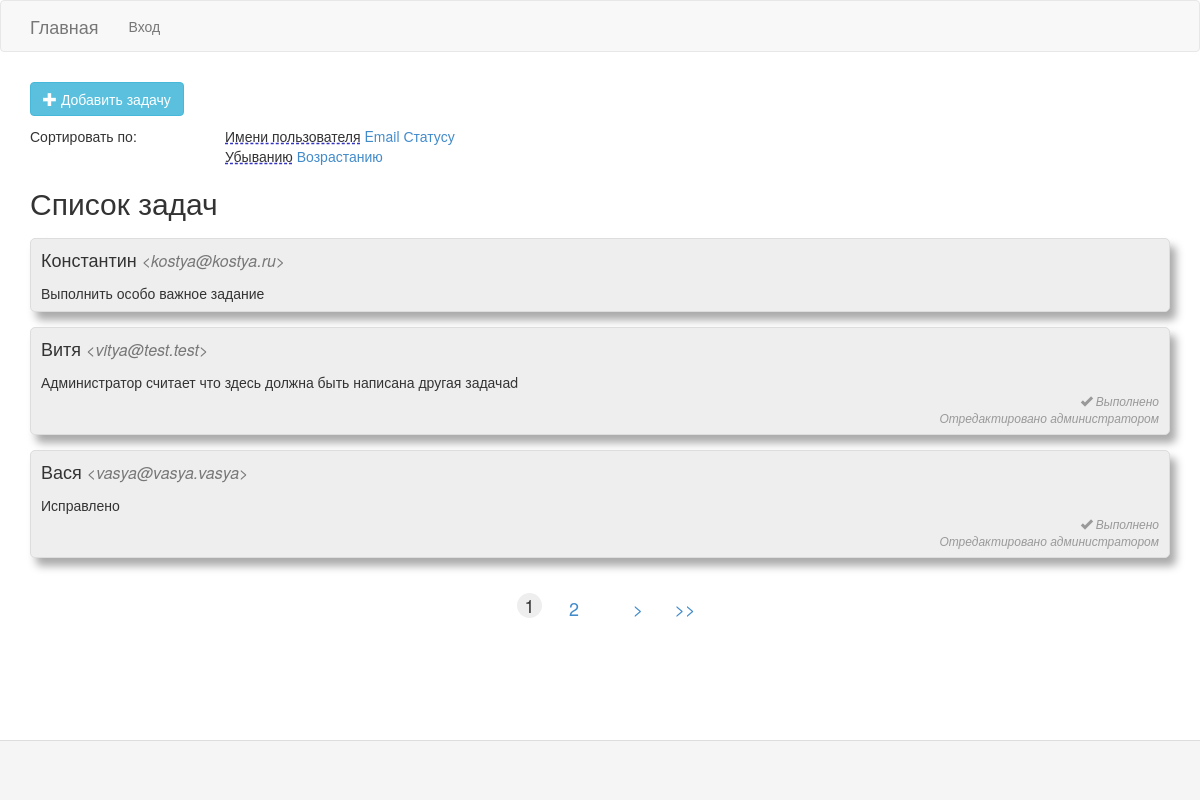
The page / on the database its author committed.
### tables this page shows
CREATE TABLE `tasks` (
  `id` int(11) NOT NULL,
  `user_name` varchar(255) DEFAULT NULL,
  `email` varchar(255) DEFAULT NULL,
  `text` text DEFAULT NULL,
  `is_performed` tinyint(1) DEFAULT NULL,
  `is_edited_admin` tinyint(4) NOT NULL
);

### app/core/view.php (called while the page is built, shortened)
<?php
class View
{
	function generate($contentView, $templateView, $data = null)
	{
		include "{$_SERVER['DOCUMENT_ROOT']}/app/views/layouts/$templateView.php";
	}
}

### app/controllers/mainController.php (called while the page is built, shortened)
<?php
include 'app/models/Task.php';
class mainController extends Controller
{
    public function indexAction(){
        $pagination = new Pagination(['numTaskOnPage' => 3]);
        $tasks = Task::getAll($pagination);
        $this->view->generate('main', 'mainLayout', ['tasks' => $tasks, 'pagination' => $pagination]);
    }
}

### app/bootstrap.php (called while the page is built, shortened)
<?php
Route::start();

### index.php (called while the page is built, shortened)
<?php
require_once "{$_SERVER['DOCUMENT_ROOT']}/app/bootstrap.php";

### app/models/Task.php (called while the page is built, shortened)
<?php
class Task extends Model
{
    public static function getAll($pagination = null)
    {
        $sortField = isset($_SESSION['sortField']) ? $_SESSION['sortField'] : 'user_name';
        $sortType = isset($_SESSION['sortType']) ? $_SESSION['sortType'] : 'desc';
        $limitSql = '';
        $db = Db::getConnection();
        if(isset($pagination)){
            $numTaskOnPage = $pagination->getProperty('numTaskOnPage');
            $page = $_GET['page'];
            $result = $db->query("SELECT COUNT(*) FROM tasks");
            $countTasks = $result->fetch()[0];
            $countPage = intval(($countTasks - 1) / $numTaskOnPage) + 1;
            $page = intval($page);
            if(empty($page) or $page < 0){
                $page = 1;
            }
            $start = $page * $numTaskOnPage - $numTaskOnPage;
            $limitSql = " LIMIT $start, $numTaskOnPage";
        }
        $sql = "SELECT * FROM `tasks` ORDER BY {$sortField} {$sortType}{$limitSql}";
        $result = $db->query($sql);
        $index = array();
        $i=0;
        if(!empty($result)){
            while($row = $result->fetch()) {
                $index[$i] = $row;
                $i++;
            }
        }
        return $index;
    }
}

### app/views/main/main.php (the view, shortened to what this page needs)
<button type="button" class="btn btn-info" data-toggle="modal" data-target="#addModal">
  <span class='glyphicon glyphicon-plus'></span> Добавить задачу
</button>
<div class='sortWrap'>
  <div class='sortBy row'>
    <div class='col-xs-4 col-md-2'>Сортировать по:</div>
    <div class='col-xs-8 col-md-10'>
      <a class='<?if($_SESSION['sortField'] == 'user_name' || !isset($_SESSION['sortField'])):?>active <?endif;?>sortByLink' href="/" data-sort='user_name'>Имени пользователя</a>
      <a class='<?if($_SESSION['sortField'] == 'email'):?>active <?endif;?>sortByLink' href="/" data-sort='email'>Email</a>
      <a class='<?if($_SESSION['sortField'] == 'is_performed'):?>active <?endif;?>sortByLink' href="/" data-sort='is_performed'>Статусу</a>
    </div>
  </div>
  <div class='sort row'>
    <div class='col-xs-4 col-md-2'></div>
    <div class='col-xs-8 col-md-10'>
      <a class='<?if($_SESSION['sortType'] == 'desc' || !isset($_SESSION['sortType'])):?>active <?endif;?>sortLink' href="/" data-sort='desc'>Убыванию</a>
      <a class='<?if($_SESSION['sortType'] == 'asc'):?>active <?endif;?>sortLink' href="/" data-sort='asc'>Возрастанию</a>
    </div>
  </div>
</div>
<?php
if($tasks){
  echo "<h2>Список задач</h2>";
}
  ?>
<div class='tasks'>
<?php
if($tasks){
    foreach($tasks as $task){?>
        <div class='task col-xs-12' data-id='<?=$task['id']?>'>
          <div class='taskName'><?=$task['user_name'];?></div>
          <div class='taskEmail'><?=$task['email'];?></div>
          <div class='taskText'><?=$task['text'];?></div>
            <?php if($task['is_performed']){?>
              <div class='taskPerformed'>
                <span class="glyphicon glyphicon-ok"></span> Выполнено</div>
            <?php }?>
            <?php if($task['is_edited_admin']){?>
              <div class='taskPerformed'>
                Отредактировано администратором</div>
            <?php }?>
        </div>
    <?php }
?>
</div>
<div class="pagination">
<?php
echo $pagination->getButtons();
?>
</div>
<?php
} else {
?>
    <p>Задач нет</p>
<?php
}
?>

### app/core/route.php (shortened to what this page needs)
<?php
class Route
{
	static function start()
	{
        $controller = 'main';
        $action = 'index';
        $controllerName = "{$controller}Controller";
        $controllerPath = "{$_SERVER['DOCUMENT_ROOT']}/app/controllers/{$controllerName}.php";
        $action = explode("?", $action)[0];
        $actionName = "{$action}Action";
        if(file_exists($controllerPath)){
            $controller = new $controllerName();
            if(method_exists($controller, $actionName)){
                $controller->$actionName();
            } else {
                Route::Error404();
            }
        } else {
            Route::Error404();
        }
    }
}

### app/views/layouts/mainLayout.php (shortened to what this page needs)
<!DOCTYPE html>
<html lang="ru">
<head>
    <link rel="stylesheet" href="/assets/css/bootstrap.min.css">
    <link rel="stylesheet" href="/assets/css/site.css">
</head>
<body>
<div class="wrap">
<nav class="navbar navbar-default">
<div class="container">
  <div class="container-fluid">
    <div class="navbar-header">
      <a class="navbar-brand" href="/">Главная</a>
    </div>
    <div class="collapse navbar-collapse" id="navbar-main">
    <ul class="nav navbar-nav">
        <li><?php if(!$_SESSION['user']['isAdmin']){?>
                        <a class="nav-link" href="/login">Вход</a>
                    <?php } else {?>
                        <a class="nav-link" href="/logout">Выход (<?=$_SESSION['user']['name']?>)</a>
                    <?php } ?></li>
    </ul>
    </div>
  </div>
  </div>
</nav>
    <div class="container">
		<?php include $contentView; ?>
    </div>
</div>
<footer class="footer">
</footer>
</body>
</html>

### app/core/pagination.php (shortened to what this page needs)
<?php
class Pagination
{
    private $paginationInfo;
    function __construct($paginationInfo)
    {
        $this->paginationInfo = $paginationInfo;
    }
    function getProperty($property)
    {
        return $this->paginationInfo[$property];
    }
    function addProperty($extendInfo)
    {
        $this->paginationInfo = array_merge($this->paginationInfo, $extendInfo);
    }
    public function getButtons()
    {
        if ($this->paginationInfo['page'] != $this->paginationInfo['countPage']) $nextpage = ' <div><a href= ./index?page='. ($this->paginationInfo['page'] + 1) .'>></a></div>
            <div><a href= ./index?page=' .$this->paginationInfo['countPage']. '>>></a></div>';
        if($this->paginationInfo['page'] + 1 <= $this->paginationInfo['countPage']) $page1right = '<a href= ./index?page='. ($this->paginationInfo['page'] + 1) .'>'. ($this->paginationInfo['page'] + 1) .'</a>';
        return "$pervpage<div>$page2left</div><div>$page1left</div><div class='active'>{$this->paginationInfo['page']}</div><div>$page1right</div><div>$page2right</div>$nextpage";
    }
}

### assets/css/site.css (style rules this page uses)
html, body { height: 100%; }
.wrap { min-height: 100%; height: auto; margin: 0 auto -60px; padding: 0 0 60px; }
.wrap > .container { padding: 10px 15px 20px; }
.footer { height: 60px; background-color: #f5f5f5; border-top: 1px solid #ddd; padding-top: 20px; }
.tasks { display:flex; flex-flow:column nowrap; margin-top: 19px; }
.task { flex:0 0 auto; display: flex; flex-flow:row wrap; width:100%; border:1px solid #ddd; background-color: #eee; border-radius: 5px; padding: 8px 10px; box-shadow: 6px 8px 9px #aaa; margin-bottom: 15px; }
.taskName { font-size: 18px; align-self: baseline; padding-right: 5px; }
.taskEmail { font-size: 16px; color:#777; font-style: italic; align-self: baseline; }
.taskEmail:after { content: '>'; }
.taskEmail:before { content: '<'; }
.taskText { flex: 1 1 100%; padding-top: 10px; }
.taskPerformed { flex: 1 1 100%; text-align: end; font-style: italic; font-size: 12px; color: #999; }
.sortWrap { display: flex; flex-flow: column nowrap; margin: 10px 0; }
.sortWrap .active { text-decoration: rgb(52, 52, 194) underline dashed; pointer-events: none; color: inherit; }
.pagination { width:100%; display: inline-flex; justify-content: center; user-select: none; }
.pagination .active { width: 25px; height: 25px; background-color: #eee; border-radius: 15px; }
.pagination div { text-align: center; margin: 0 17px 0 0; font-size: 18px; }
.pagination div a { padding-top: 3px; border-radius: 15px; width: 30px; height: 30px; display: inline-block; text-decoration: none; transition: all .2s ease-out; }

### rows shown on the page
tasks: user_name "Константин", email "kostya@kostya.ru", text "Выполнить особо важное задание"
tasks: user_name "Витя", email "vitya@test.test", text "Администратор считает что здесь должна быть написана другая задачаd", is_performed 1 (drawn), is_edited_admin "Отредактировано администратором"
tasks: user_name "Вася", email "vasya@vasya.vasya", text "Исправлено", is_performed 1 (drawn), is_edited_admin "Отредактировано администратором"

### other values the page prints
$this->paginationInfo['page'] "1"
$this->paginationInfo['page'] + 1 "2"
